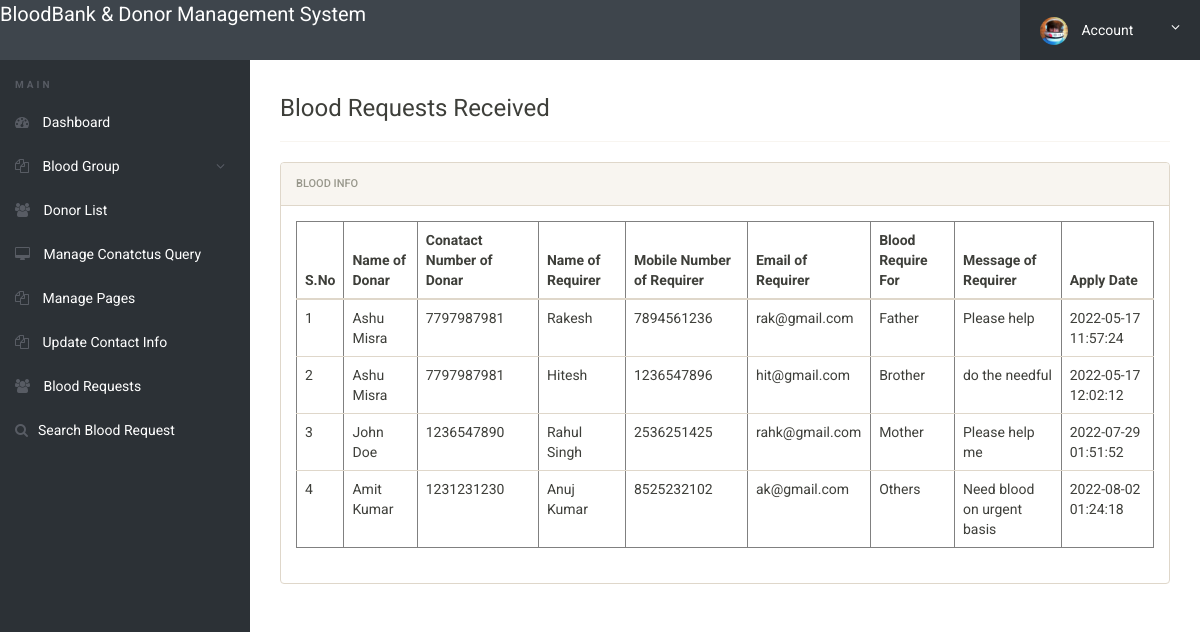
The app's page /admin/requests-received.php (signed in), older data.
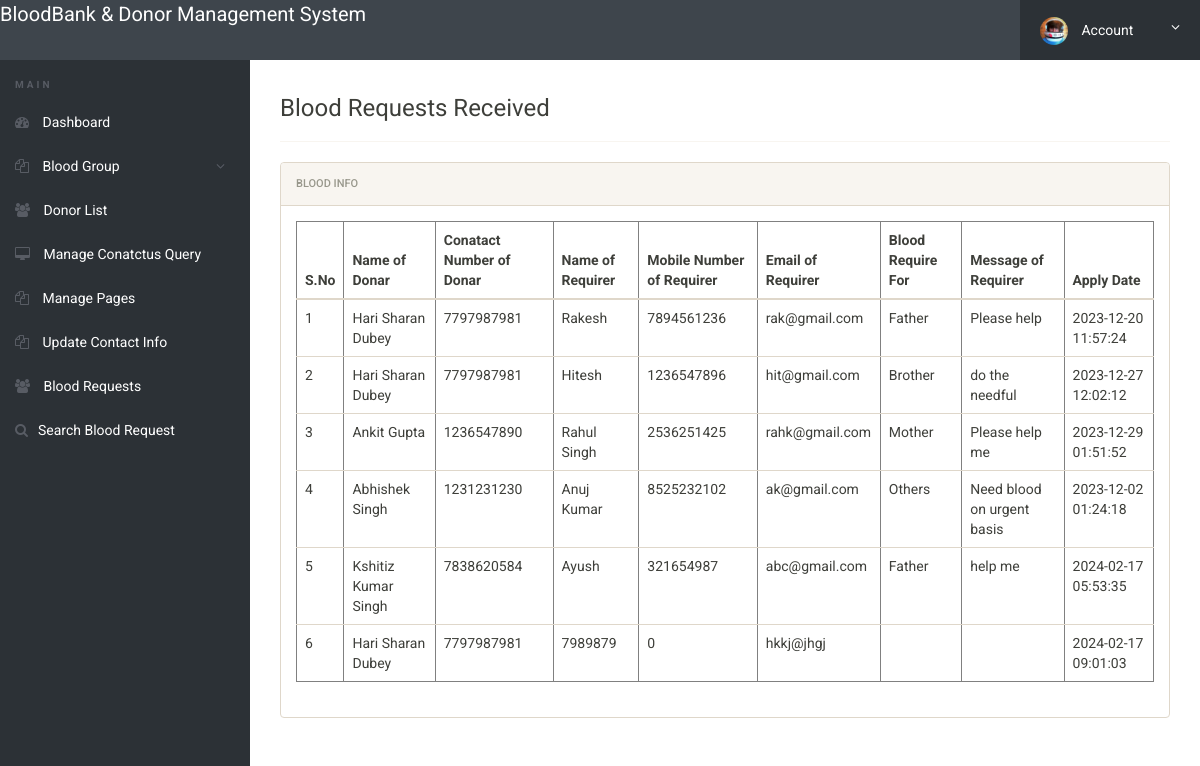
The same page, newer data.
### tables this page shows
CREATE TABLE `tblbloodrequirer` (
  `ID` int(10) NOT NULL,
  `BloodDonarID` int(10) DEFAULT NULL,
  `name` varchar(250) DEFAULT NULL,
  `EmailId` varchar(250) DEFAULT NULL,
  `ContactNumber` bigint(10) DEFAULT NULL,
  `BloodRequirefor` varchar(250) DEFAULT NULL,
  `Message` mediumtext DEFAULT NULL,
  `ApplyDate` timestamp NULL DEFAULT current_timestamp()
);

CREATE TABLE `tblblooddonars` (
  `id` int(11) NOT NULL,
  `FullName` varchar(100) DEFAULT NULL,
  `MobileNumber` char(11) DEFAULT NULL,
  `EmailId` varchar(100) DEFAULT NULL,
  `Gender` varchar(20) DEFAULT NULL,
  `Age` int(11) DEFAULT NULL,
  `BloodGroup` varchar(20) DEFAULT NULL,
  `Address` varchar(255) DEFAULT NULL,
  `Message` mediumtext DEFAULT NULL,
  `PostingDate` timestamp NOT NULL DEFAULT current_timestamp(),
  `status` int(1) DEFAULT NULL,
  `Password` varchar(250) DEFAULT NULL
);

### admin/requests-received.php (the view, shortened to what this page needs)
<?php
include('includes/config.php');
if(strlen($_SESSION['alogin'])==0)
	{
header('location:index.php');
}
else{
 ?>
<!doctype html>
<html lang="en" class="no-js">
<head>
	<link rel="stylesheet" href="css/font-awesome.min.css">
	<link rel="stylesheet" href="css/bootstrap.min.css">
	<link rel="stylesheet" href="css/dataTables.bootstrap.min.css">
	<link rel="stylesheet" href="css/bootstrap-social.css">
	<link rel="stylesheet" href="css/bootstrap-select.css">
	<link rel="stylesheet" href="css/fileinput.min.css">
	<link rel="stylesheet" href="css/awesome-bootstrap-checkbox.css">
	<link rel="stylesheet" href="css/style.css">
</head>
<body>
	<?php include('includes/header.php');?>
	<div class="ts-main-content">
		<?php include('includes/leftbar.php');?>
		<div class="content-wrapper">
			<div class="container-fluid">
					<div class="col-md-12">
<h3> Blood Requests Received</h3>
<hr />
						<div class="panel panel-default">
							<div class="panel-heading">Blood Info</div>
							<div class="panel-body">
								<table border="1" class="table table-responsive">
                                    <thead>
                                         <tr>
                                         	<th>S.No</th>
                                          <th>Name of Donar</th>
                                          <th>Conatact Number of Donar</th>
                                            <th>Name of Requirer</th>
                                            <th>Mobile Number of Requirer</th>
                                            <th>Email of Requirer</th>
                                            <th>Blood Require For</th>
                                            <th>Message of Requirer</th>
                                            <th>Apply Date</th>
                                        </tr>
                                    </thead>
                                    <tbody>
                                        <tr><?php
$sql="SELECT tblbloodrequirer.BloodDonarID,tblbloodrequirer.name,tblbloodrequirer.EmailId,tblbloodrequirer.ContactNumber,tblbloodrequirer.BloodRequirefor,tblbloodrequirer.Message,tblbloodrequirer.ApplyDate,tblblooddonars.id as donid,tblblooddonars.FullName,tblblooddonars.MobileNumber from  tblbloodrequirer join tblblooddonars on tblblooddonars.id=tblbloodrequirer.BloodDonarID where tblblooddonars.FullName like '%$sdata%' || tblblooddonars.MobileNumber like '%$sdata%'";
$query = $dbh -> prepare($sql);
$query->bindParam(':uid',$uid,PDO::PARAM_STR);
$query->execute();
$results=$query->fetchAll(PDO::FETCH_OBJ);
$cnt=1;
if($query->rowCount() > 0)
{
foreach($results as $row)
{               ?>
                                            <td><?php echo htmlentities($cnt);?></td>
                                            <td><?php  echo htmlentities($row->FullName);?></td>
                                            <td><?php  echo htmlentities($row->MobileNumber);?></td>
                                        <td><?php  echo htmlentities($row->name);?></td>
                                             <td><?php  echo htmlentities($row->ContactNumber);?></td>
                                             <td><?php  echo htmlentities($row->EmailId);?></td>
                                          <td><?php  echo htmlentities($row->BloodRequirefor);?></td>
                 <td><?php  echo htmlentities($row->Message);?>
                  </td>
                                            <td>
                                              <?php  echo htmlentities($row->ApplyDate);?>
                                            </td>
                                        </tr>
                                    <?php $cnt=$cnt+1;}}?>
                                    </tbody>
                                </table>
							</div>
						</div>
					</div>
				</div>
			</div>
		</div>
</body>
</html>
<?php } ?>

Row changes from the older to the newer data that the page shows:
changed tblbloodrequirer "Rakesh": BloodDonarID.FullName "Ashu Misra" → "Hari Sharan Dubey"; ApplyDate "2022-05-17 11:57:24" → "2023-12-20 11:57:24"
changed tblbloodrequirer "Hitesh": BloodDonarID.FullName "Ashu Misra" → "Hari Sharan Dubey"; ApplyDate "2022-05-17 12:02:12" → "2023-12-27 12:02:12"
changed tblbloodrequirer "Rahul Singh": BloodDonarID.FullName "John Doe" → "Ankit Gupta"; ApplyDate "2022-07-29 01:51:52" → "2023-12-29 01:51:52"
changed tblbloodrequirer "Anuj Kumar": BloodDonarID.FullName "Amit Kumar" → "Abhishek Singh"; ApplyDate "2022-08-02 01:24:18" → "2023-12-02 01:24:18"
added tblbloodrequirer: BloodDonarID.FullName "Kshitiz Kumar Singh", BloodDonarID.MobileNumber "7838620584", name "Ayush", ContactNumber "321654987", EmailId "abc@gmail.com", BloodRequirefor "Father", Message "help me", ApplyDate "2024-02-17 05:53:35"
added tblbloodrequirer: BloodDonarID.FullName "Hari Sharan Dubey", BloodDonarID.MobileNumber "7797987981", name "7989879", ContactNumber "0", EmailId "hkkj@jhgj", ApplyDate "2024-02-17 09:01:03"
